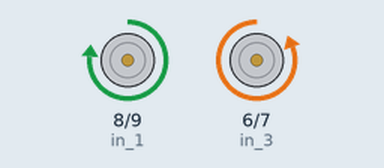
The sketch below on a simulated Arduino Uno, built with avr-gcc and run on an emulated ATmega328P. Shown: motor-driver pin pairs drawn as motors (green arrow = first pin HIGH = forward, orange = second pin HIGH = backward, longer = more drive, scaled by the enable pin).

Above: at 0.1 s.
At 5.45 s:
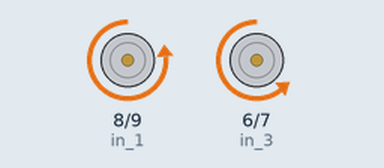
At 9.7 s:
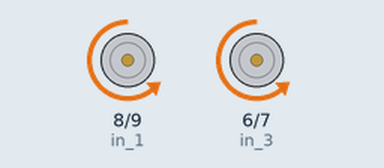
At 19.5 s:
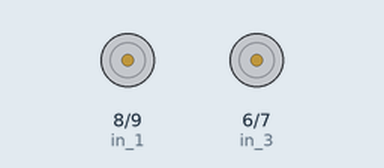
Timing chart, 0 to 21.0 s (numbered marks = the images above):
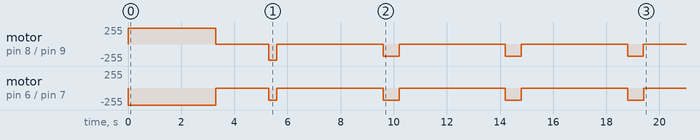

Measured:
- by itself, motor on pin 8 (in_1) / pin 9 (in_2): stopped → forward 240/255 at 0.00 s, → stopped 3.3 s later, → backward 240/255 2.0 s later, → stopped 0.30 s later, … (10 changes in this stretch)
- by itself, motor on pin 6 (in_3) / pin 7 (in_4): stopped → backward 255/255 at 0.00 s, → stopped 3.3 s later, → backward 180/255 2.0 s later, → stopped 0.30 s later, … (10 changes in this stretch)

The sketch:

6338_DC_Motor.ino
```cpp
/*
 * Team Id: 6338
 * Author List: Arnav,Sujith,Arsh
 * Filename: 6338_DC_Motor
 * Theme: AntBot
 * Functions: setup() , loop()
 * Global Variables: i, enA, in_1, in_2, enB, in_3, in_4
*/

 int i=0;

 int enA = 3 ; //Used to handle the speed of motor 1

 int in_1 = 8 ;

 int in_2 = 9 ;

 int enB = 5 ; //Used to handle the speed of motor 2

 int in_3 = 6 ;

 int in_4 = 7 ;


/*
 * Function Name: setup
 * Input: i, enA, in_1, in_2, enB, in_3, in_4
 * Output: Declares each of pins assigned to the given variables as output.
 * Logic: Function pinMode() is used to declare the pins as output
 */

void setup()

{

// Declaring all the output pins

pinMode(enA,OUTPUT) ;

pinMode(in_1,OUTPUT) ;

pinMode(in_2,OUTPUT) ;

pinMode(enB,OUTPUT) ;

pinMode(in_3,OUTPUT) ;

pinMode(in_4,OUTPUT) ;

}

/*
 * Function Name: loop
 * Input: i, enA, in_1, in_2, enB, in_3, in_4
 * Output: Rotates the DC motor according to the required application and communicates with the Pi to detect the Aruco ussing PiCam
 * Logic: Function digitalWrite() is used to control the motors and character "S" is sent as a cue for the PiCam to detect Aruco
 */


void loop()

{

//moving from start to central node

digitalWrite(in_1,HIGH) ;
digitalWrite(in_2,LOW) ;
analogWrite(enA,240) ;

digitalWrite(in_3,LOW) ;
digitalWrite(in_4,HIGH) ;
analogWrite(enB,255) ;

delay(3300) ;

//stopping at central node

digitalWrite(in_1,LOW) ;
digitalWrite(in_2,LOW) ;
analogWrite(enA,255) ;

digitalWrite(in_3,LOW) ;
digitalWrite(in_4,LOW) ;
analogWrite(enB,255) ;

delay(2000) ;

//rotating towards Aruco1

digitalWrite(in_1,LOW) ;
digitalWrite(in_2,HIGH) ;
analogWrite(enA,180) ;

digitalWrite(in_3,LOW) ;
digitalWrite(in_4,HIGH) ;
analogWrite(enB,180) ;
delay(300) ;

//stopping the robot at the right orientation, ready to detect Aruco

digitalWrite(in_1,LOW) ;
digitalWrite(in_2,LOW) ;
analogWrite(enA,255) ;

digitalWrite(in_3,LOW) ;
digitalWrite(in_4,LOW) ;
analogWrite(enB,180) ;

delay(1000);

//The robot sequentially rotates to all the Arucos and detects them one by one through the for loop

for(i=0;i<3;i++)
{

  Serial.write("S");           //The arduino sends out signal "S" to the Pi communicating that it is ready in the right orientaion ( Cue to the PiCam to capture and detect Aruco)
  delay(3000);
  {
    digitalWrite(in_1,LOW) ;   //Rotating towards the next Aruco
    digitalWrite(in_2,HIGH) ;
    analogWrite(enA,180) ;

    digitalWrite(in_3,LOW) ;
    digitalWrite(in_4,HIGH) ;
    analogWrite(enB,180) ;

    delay(600) ;

    digitalWrite(in_1,LOW) ;  //Stopping again once the right orientation is reached
    digitalWrite(in_2,LOW) ;
    analogWrite(enA,180) ;

    digitalWrite(in_3,LOW) ;
    digitalWrite(in_4,LOW) ;
    analogWrite(enB,180) ;
    delay(1000);
  }
}


delay(1000000);

}
```
